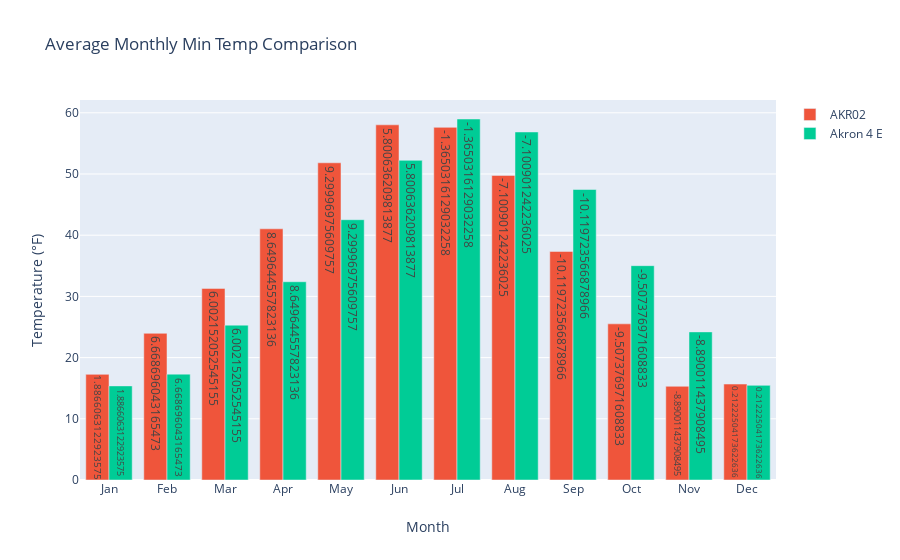

The code cell stored with this chart in its notebook:
### Code cell
akr02_monthly_tmin_fig = go.Figure(data=[go.Bar()],
                                  layout=go.Layout(title=go.layout.Title(text='Average Monthly Min Temp Comparison'),
                                                  xaxis=go.layout.XAxis(title=go.layout.xaxis.Title(text='Month')),
                                                  yaxis=go.layout.YAxis(title=go.layout.yaxis.Title(text='Temperature (°F)'))))
akr02_monthly_tmin_fig.add_trace(
    go.Bar(x=akr02_monthly.month,y=akr02_monthly.tmin,
           text=akr02_monthly.min_temp_diff,name='AKR02'))
akr02_monthly_tmin_fig.add_trace(
    go.Bar(x=akr02_monthly.month,y=akr02_monthly.mint,
           text=akr02_monthly.min_temp_diff,name='Akron 4 E'))
akr02_monthly_tmin_fig.show()

### Figure 1 — Plotly figure (JSON) as saved in the notebook; plotly's stock layout.template omitted (floating-point values rounded to 4 significant figures)
{"data": [{"type": "bar"}, {"name": "AKR02", "text": [1.887, 6.669, 6.002, 8.65, 9.3, 5.801, -1.365, -7.101, -10.12, -9.507, -8.89, 0.2122], "type": "bar", "x": ["Jan", "Feb", "Mar", "Apr", "May", "Jun", "Jul", "Aug", "Sep", "Oct", "Nov", "Dec"], "y": [17.26, 23.97, 31.3, 41.05, 51.83, 58.03, 57.62, 49.77, 37.35, 25.51, 15.31, 15.68]}, {"name": "Akron 4 E", "text": [1.887, 6.669, 6.002, 8.65, 9.3, 5.801, -1.365, -7.101, -10.12, -9.507, -8.89, 0.2122], "type": "bar", "x": ["Jan", "Feb", "Mar", "Apr", "May", "Jun", "Jul", "Aug", "Sep", "Oct", "Nov", "Dec"], "y": [15.38, 17.3, 25.3, 32.4, 42.53, 52.23, 58.99, 56.87, 47.47, 35.02, 24.2, 15.46]}], "layout": {"title": {"text": "Average Monthly Min Temp Comparison"}, "xaxis": {"title": {"text": "Month"}}, "yaxis": {"title": {"text": "Temperature (°F)"}}}}
